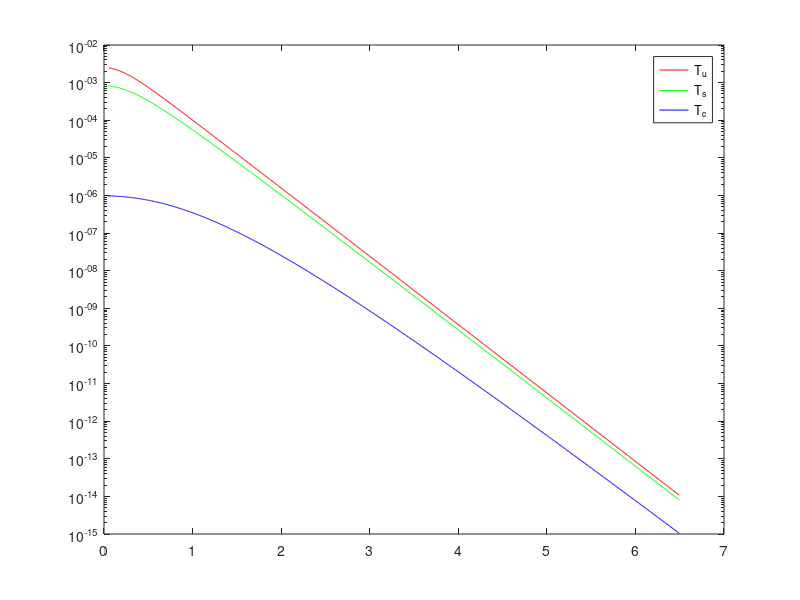
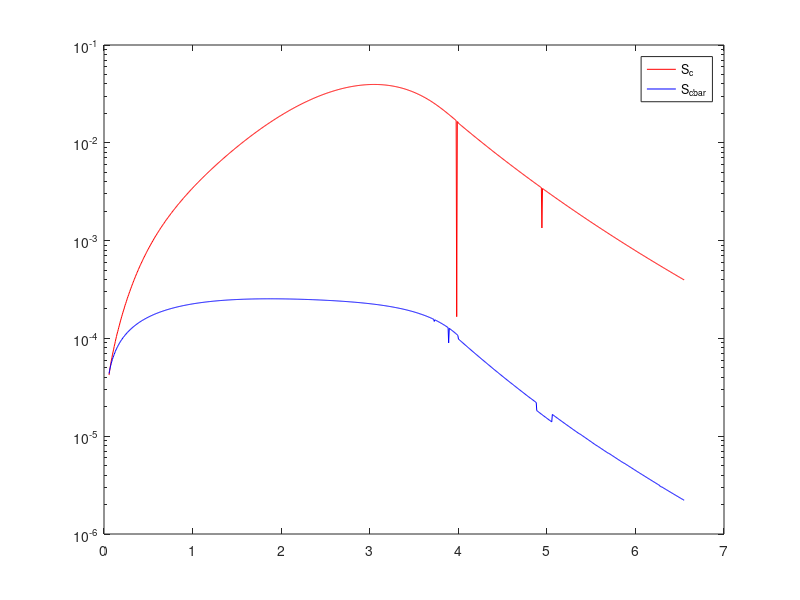
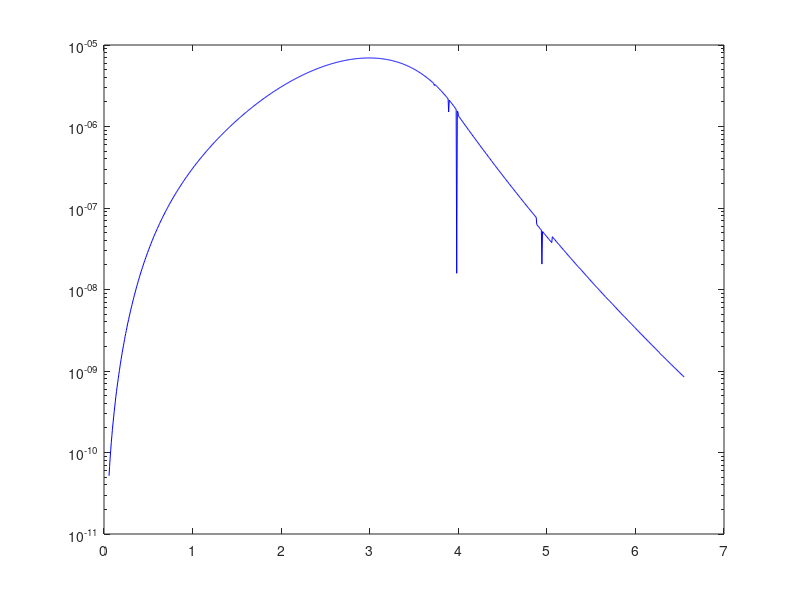

Write the MATLAB code that produced these figures, in order.
clc;clear;close all
load Tu_Jpsi_c020.dat
load Ts_Jpsi_c020.dat
load Tc_Jpsi_c020.dat
load Sj_c.dat
load Sj_cbar.dat
figure(1)
semilogy(Tu_Jpsi_c020(:,1),Tu_Jpsi_c020(:,2),'r');hold on
semilogy(Ts_Jpsi_c020(:,1),Ts_Jpsi_c020(:,2),'g');hold on
semilogy(Tc_Jpsi_c020(:,1),Tc_Jpsi_c020(:,2),'b');
legend('T_u','T_s','T_c')
figure(2)
semilogy(Sj_c(:,1),Sj_c(:,2),'r');hold on
semilogy(Sj_cbar(:,1),Sj_cbar(:,2),'b');hold on
legend('S_c','S_{cbar}')
figure(3)
semilogy(Sj_cbar(:,1),(1-exp(-Sj_cbar(:,1)/2)).*Sj_c(:,2).*Sj_cbar(:,2),'b');hold on